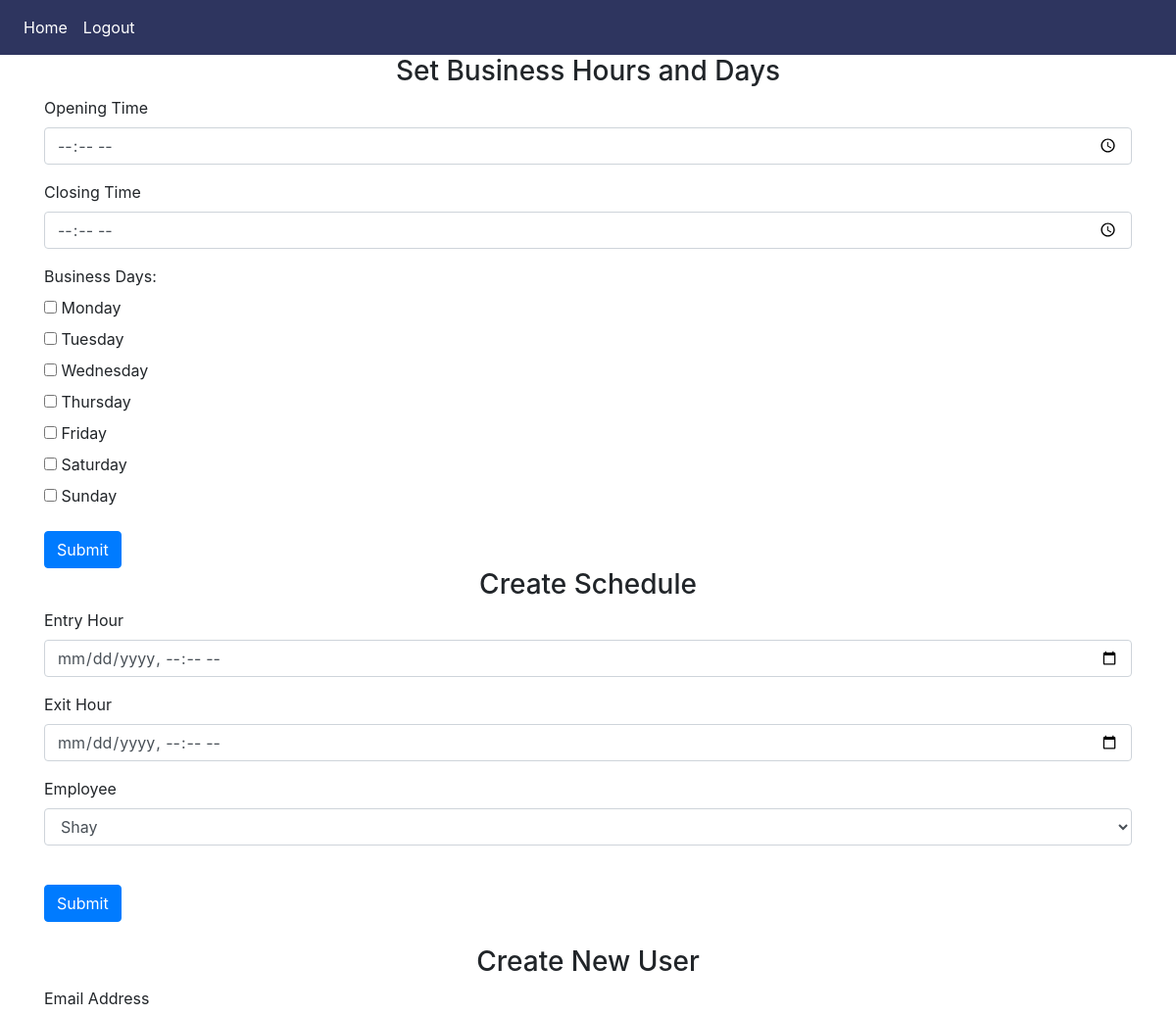
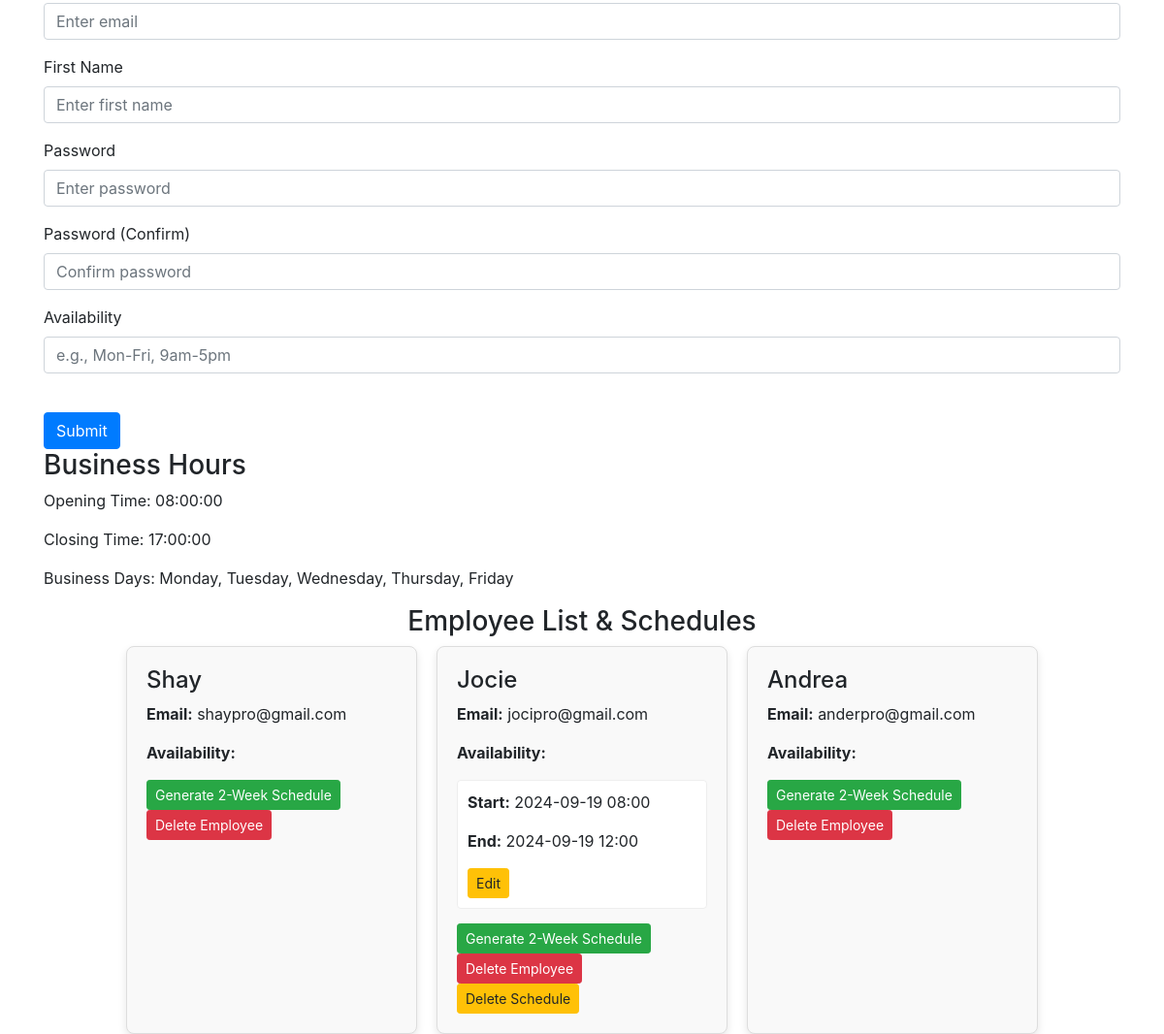
Page /admin/admin (signed in) on the committed database (2 pictures, top to bottom).
### website/models.py (models this page shows)
class User(db.Model, UserMixin):
    id = db.Column(db.Integer, primary_key=True)
    email = db.Column(db.String(150), unique=True)
    password = db.Column(db.String(150))
    first_name = db.Column(db.String(150))
    is_admin = db.Column(db.Boolean, default=False)
    opening_time = db.Column(db.Time, nullable=True)
    closing_time = db.Column(db.Time, nullable=True)
    business_days = db.Column(db.String(20), nullable=True)
    created_by = db.Column(db.Integer, db.ForeignKey('user.id'))
    availability = db.Column(db.String(500))
    schedules = db.relationship('Schedule', foreign_keys='Schedule.employee_id', backref='employee', cascade='all, delete-orphan')
    created_schedules = db.relationship('Schedule', foreign_keys='Schedule.created_by', backref='creator', cascade='all, delete-orphan')
    vacation_hours = db.relationship('VacationHours', foreign_keys='VacationHours.employee_id', backref='employee', cascade='all, delete-orphan')
    created_vacation_hours = db.relationship('VacationHours', foreign_keys='VacationHours.created_by', backref='creator', cascade='all, delete-orphan')

class Schedule(db.Model):
    id = db.Column(db.Integer, primary_key=True)
    employee_id = db.Column(db.Integer, db.ForeignKey('user.id')) # Employee associated with the schedule
    shift_start = db.Column(db.DateTime)
    shift_end = db.Column(db.DateTime)
    created_by = db.Column(db.Integer, db.ForeignKey('user.id')) # User who created the schedule

### website/admin.py (the view)
@admin.route('/admin', methods=['GET', 'POST'])
@login_required
def admin_panel():
    if not current_user.is_admin:
        return redirect(url_for('home'))
    employees = User.query.filter_by(created_by=current_user.id).all()
    schedules = Schedule.query.filter_by(created_by=current_user.id).all()
    business_days_list = ['Monday', 'Tuesday', 'Wednesday', 'Thursday', 'Friday', 'Saturday', 'Sunday']
    return render_template('admin_panel.html', employees=employees, schedules=schedules, user=current_user, business_days_list=business_days_list)

### website/__init__.py (called while the page is built)
def create_app():
    app = Flask(__name__)
    app.config['SECRET_KEY'] = os.getenv('SECRET_KEY')
    app.config['SQLALCHEMY_DATABASE_URI'] = f'sqlite:///{DB_NAME}'
    db.init_app(app)
    migrate.init_app(app, db)
    from .admin import admin
    from .auth import auth
    from .views import views
    app.register_blueprint(views, url_prefix='/')
    app.register_blueprint(admin, url_prefix='/admin')
    app.register_blueprint(auth, url_prefix='/auth')
    from .models import User, Schedule, VacationHours
    with app.app_context():
        db.create_all()
    login_manager = LoginManager()
    login_manager.login_view = 'auth.login'
    login_manager.init_app(app)
    @login_manager.user_loader
    def load_user(id):
        return User.query.get(int(id))
    @app.before_request
    def before_request():
        g.user = current_user
    create_database(app)
    return app

### website/templates/admin_panel.html (shortened to what this page needs)
{% extends "base.html" %}
{% block content %}
<form method="POST" action="{{ url_for('admin.set_business_hours') }}">
    <h3 align="center">Set Business Hours and Days</h3>
    <div class="form-group">
        <label for="opening_time">Opening Time</label>
        <input type="time" class="form-control" id="opening_time" name="opening_time" required>
    </div>
    <div class="form-group">
        <label for="closing_time">Closing Time</label>
        <input type="time" class="form-control" id="closing_time" name="closing_time" required>
    </div>
    <div class="form-group">
        <label>Business Days:</label><br>
        <label><input type="checkbox" name="business_days" value="0"> Monday</label><br>
        <label><input type="checkbox" name="business_days" value="1"> Tuesday</label><br>
        <label><input type="checkbox" name="business_days" value="2"> Wednesday</label><br>
        <label><input type="checkbox" name="business_days" value="3"> Thursday</label><br>
        <label><input type="checkbox" name="business_days" value="4"> Friday</label><br>
        <label><input type="checkbox" name="business_days" value="5"> Saturday</label><br>
        <label><input type="checkbox" name="business_days" value="6"> Sunday</label><br>
    </div>
    <button type="submit" class="btn btn-primary">Submit</button>
</form>
<form method="POST" action="{{ url_for('admin.create_schedule') }}">
    <h3 align="center">Create Schedule</h3>
    <div class="form-group">
        <label for="shift_start">Entry Hour</label>
        <input type="datetime-local" class="form-control" id="shift_start" name="shift_start" required>
    </div>
    <div class="form-group">
        <label for="shift_end">Exit Hour</label>
        <input type="datetime-local" class="form-control" id="shift_end" name="shift_end" required>
    </div>
    <div class="form-group">
        <label for="employee_id">Employee</label>
        <select class="form-control" id="employee_id" name="employee_id" required>
            {% for employee in employees %}
                <option value="{{ employee.id }}">{{ employee.first_name }}</option>
            {% endfor %}
        </select>
    </div>
    <br />
    <button type="submit" class="btn btn-primary">Submit</button>
</form>
<br />
<form method="POST" action="{{ url_for('admin.create_user') }}">
    <h3 align="center">Create New User</h3>
    <div class="form-group">
        <label for="email">Email Address</label>
        <input type="email" class="form-control" id="email" name="email" placeholder="Enter email" required>
    </div>
    <div class="form-group">
        <label for="first_name">First Name</label>
        <input type="text" class="form-control" id="first_name" name="first_name" placeholder="Enter first name" required>
    </div>
    <div class="form-group">
        <label for="password">Password</label>
        <input type="password" class="form-control" id="password" name="password" placeholder="Enter password" required>
    </div>
    <div class="form-group">
        <label for="password_confirm">Password (Confirm)</label>
        <input type="password" class="form-control" id="password_confirm" name="password_confirm" placeholder="Confirm password" required>
    </div>
    <div class="form-group">
        <label for="availability">Availability</label>
        <input type="text" class="form-control" id="availability" name="availability" placeholder="e.g., Mon-Fri, 9am-5pm">
    </div>
    <br />
    <button type="submit" class="btn btn-primary">Submit</button>
</form>
<h3>Business Hours</h3>
<p>Opening Time: {{ user.opening_time }}</p>
<p>Closing Time: {{ user.closing_time }}</p>
<p>Business Days:
    {% if user.business_days %}
        {% set business_days = user.business_days.split(',') %}
        {% set business_days_names = [] %}
        {% for day in business_days %}
            {% set _ = business_days_names.append(business_days_list[day|int]) %}
        {% endfor %}
        {{ ', '.join(business_days_names) }}
    {% else %}
        Not Set
    {% endif %}
</p>
<h3 align="center">Employee List & Schedules</h3>
<div class="employee-schedule-container">
    {% for employee in employees %}
        <div class="employee-card">
            <h4>{{ employee.first_name }}</h4>
            <p><strong>Email:</strong> {{ employee.email }}</p>
            <p><strong>Availability:</strong> {{ employee.availability }}</p>
            <div class="schedule-boxes">
                {% for schedule in schedules if schedule.employee_id == employee.id %}
                    <div class="schedule-box">
                        <p><strong>Start:</strong> {{ schedule.shift_start.strftime('%Y-%m-%d %H:%M') }}</p>
                        <p><strong>End:</strong> {{ schedule.shift_end.strftime('%Y-%m-%d %H:%M') }}</p>
                        <button class="edit-btn btn btn-warning btn-sm"
                                data-schedule-id="{{ schedule.id }}"
                                data-shift-start="{{ schedule.shift_start.strftime('%Y-%m-%dT%H:%M') }}"
                                data-shift-end="{{ schedule.shift_end.strftime('%Y-%m-%dT%H:%M') }}">
                            Edit
                        </button>
                    </div>
                {% endfor %}
            </div>
            <div class="employee-actions">
                <form method="POST" action="{{ url_for('admin.generate_schedule', employee_id=employee.id, duration=2) }}" style="display:inline;">
                    <button type="submit" class="btn btn-success btn-sm">Generate 2-Week Schedule</button>
                </form>
                <form method="POST" action="{{ url_for('admin.delete_employee', id=employee.id) }}" style="display:inline;">
                    <button type="submit" class="btn btn-danger btn-sm">Delete Employee</button>
                </form>
                {% for schedule in schedules if schedule.employee_id == employee.id %}
                <form method="POST" action="{{ url_for('admin.delete_schedule', id=schedule.id) }}" style="display:inline;">
                    <button type="submit" class="btn btn-warning btn-sm">Delete Schedule</button>
                </form>
                {% endfor %}
            </div>
        </div>
    {% endfor %}
</div>
{% endblock %}

### website/templates/base.html (shortened to what this page needs)
<!DOCTYPE html>
<html>
    <head>
        <link
        rel="stylesheet"
        href="https://stackpath.bootstrapcdn.com/bootstrap/4.4.1/css/bootstrap.min.css"
      />
      <link
        rel="stylesheet"
        href="https://stackpath.bootstrapcdn.com/font-awesome/4.7.0/css/font-awesome.min.css"
      />
    </head>
    <body style="background-color: #ffffff;">
        <nav class="navbar navbar-expand-lg" style="background-color: #2e355f;">
            <div class="collapse navbar-collapse" id="navbar">
                <div class="navbar-nav">
                  {% if g.user.is_authenticated %}
                    <a class="nav-item nav-link text-white" id="home" href="{{ url_for('views.home')}}">Home</a>
                    <a class="nav-item nav-link text-white" id="logout" href="{{ url_for('auth.logout')}}">Logout</a>
                    {% else %}
                    <a class="nav-item nav-link text-white" id="login" href="{{ url_for('auth.login')}}">Login</a>
                    <a class="nav-item nav-link text-white" id="adminSignUp" href="{{ url_for('auth.admin_sign_up')}}">Admin Sign Up</a>
                    {% endif %}
                </div>
            </div>
        </nav>
        <div class="container">
        {% block content%}
        {% endblock%}
        </div>
    </body>
</html>

### website/templates/admin_panel.html (style rules this page uses)
.employee-schedule-container { display: flex; flex-wrap: wrap; gap: 20px; justify-content: center; }
.employee-card { border: 1px solid #ddd; border-radius: 8px; padding: 20px; width: 300px; box-shadow: 0 4px 8px rgba(0, 0, 0, 0.1); background-color: #f9f9f9; }
.schedule-boxes { margin-top: 10px; }
.schedule-box { border: 1px solid #eee; border-radius: 4px; padding: 10px; background-color: #ffffff; margin-bottom: 10px; }
.employee-actions { margin-top: 15px; }

### rows in the picture
User: opening_time "08:00:00", closing_time "17:00:00"
User: first_name "Shay", email "shaypro@gmail.com"
User: first_name "Jocie", email "jocipro@gmail.com"
Schedule: shift_start "2024-09-19 08:00", shift_end "2024-09-19 12:00"
User: first_name "Andrea", email "anderpro@gmail.com"

### other values in the picture
{{ ', '.join(business_days_names) }} "Monday, Tuesday, Wednesday, Thursday, Friday"
form field employee_id "Shay"
